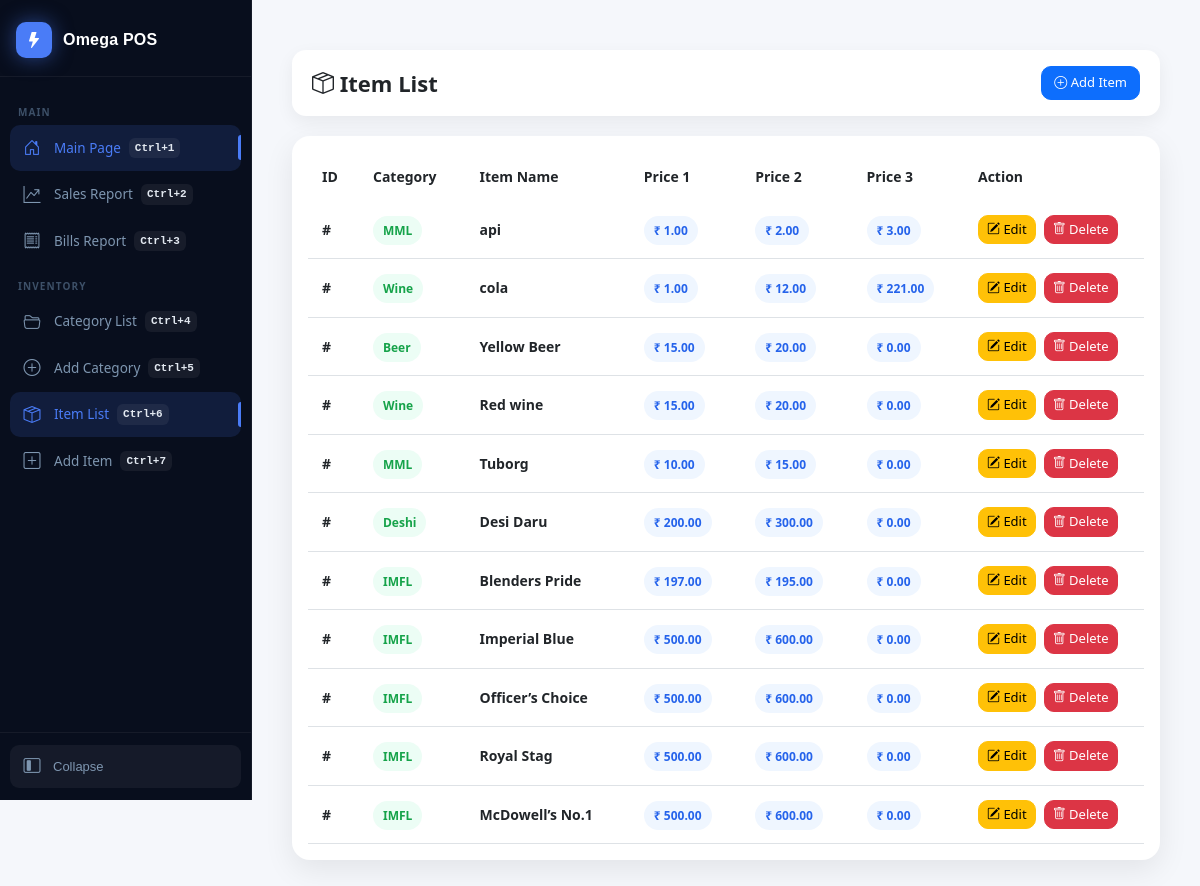
Page /items/ on the earlier database version.
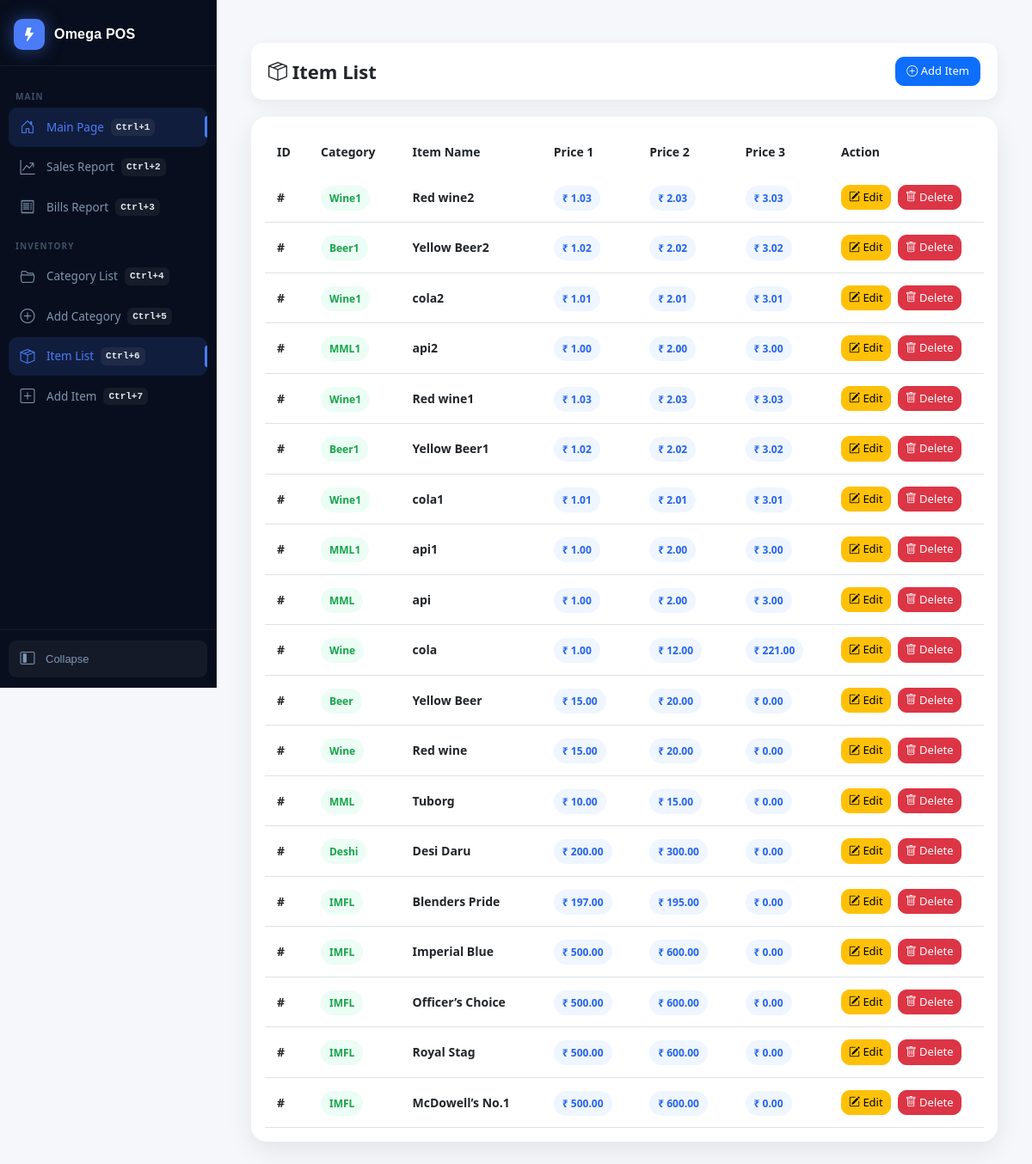
Same page on the later database version.
### billing/models.py (models this page shows, shortened)
class Item(models.Model):
    name = models.CharField(max_length=100)
    category = models.ForeignKey(
        Category,
        on_delete=models.CASCADE,
        null=True,
        blank=True
    )
    price1 = models.DecimalField(
        max_digits=10,
        decimal_places=2,
        default=0
    )
    price2 = models.DecimalField(
        max_digits=10,
        decimal_places=2,
        default=0
    )
    price3 = models.DecimalField(
        max_digits=10,
        decimal_places=2,
        default=0
    )

class Category(models.Model):
    name = models.CharField(max_length=100)

### billing/views.py (the view)
# urls.py: path('items/', views.item_list, name='item_list'),
def item_list(request):
    items=Item.objects.select_related(
    'category'
    ).all().order_by('-id')
    return render(
        request,
        'items/item_list.html',
        {
            'items': items
        }
    )

### billing/templates/items/item_list.html (shortened to what this page needs)
{% extends 'layouts/base.html' %}
{% block content %}
{% load static %}
<link rel="stylesheet" href="{% static 'billing/css/bootstrap.min.css' %}">
<link rel="stylesheet" href="{% static 'billing/css/bootstrap-icons.min.css' %}">
<div class="container-fluid mt-4">
    <div class="page-header d-flex justify-content-between align-items-center">
        <h3>
            <i class="bi bi-box-seam"></i>
            Item List
        </h3>
        <a href="{% url 'add_item' %}"
        class="btn btn-primary">
            <i class="bi bi-plus-circle"></i>
            Add Item
        </a>
    </div>
    <div class="card main-card p-3">
        <div class="table-responsive">
            <table class="table">
                <thead>
                    <tr>
                        <th>ID</th>
                        <th>Category</th>
                        <th>Item Name</th>
                        <th>Price 1</th>
                        <th>Price 2</th>
                        <th>Price 3</th>
                        <th width="180">Action</th>
                    </tr>
                </thead>
                <tbody>
                {% for i in items %}
                <tr>
                    <td>
                        <strong>#</strong>
                    </td>
                    <td>
                        <span class="category-badge">
                            {{ i.category.name }}
                        </span>
                    </td>
                    <td>
                        <strong>
                            {{ i.name }}
                        </strong>
                    </td>
                    <td>
                        <span class="price-badge">
                            ₹ {{ i.price1 }}
                        </span>
                    </td>
                    <td>
                        <span class="price-badge">
                            ₹ {{ i.price2 }}
                        </span>
                    </td>
                    <td>
                        <span class="price-badge">
                            ₹ {{ i.price3 }}
                        </span>
                    </td>
                    <td>
                        <div class="action-box">
                            <a href="{% url 'edit_item' i.id %}"
                            class="btn btn-warning btn-sm">
                                <i class="bi bi-pencil-square"></i>
                                Edit
                            </a>
                            <a href="{% url 'delete_item' i.id %}"
                            class="btn btn-danger btn-sm">
                                <i class="bi bi-trash"></i>
                                Delete
                            </a>
                        </div>
                    </td>
                </tr>
                {% endfor %}
                </tbody>
            </table>
        </div>
    </div>
</div>
{% endblock %}

### billing/templates/layouts/base.html (shortened to what this page needs)
<!DOCTYPE html>
<html>
<head>
    {% load static %}
<link rel="stylesheet" href="{% static 'billing/css/bootstrap.min.css' %}">
<link rel="stylesheet" href="{% static 'billing/css/bootstrap-icons.min.css' %}">
</head>
<body>
<div class="sidebar" id="sidebar">
    <div class="sidebar-brand">
        <div class="brand-mark">
            <i class="bi bi-lightning-fill"></i>
        </div>
        <span class="brand-text">Omega POS</span>
    </div>
    <div class="sidebar-scroll">
        <div class="nav-group-label">Main</div>
        <a href="{% url 'pos' %}">
            <i class="bi bi-house-door"></i>
            <span>Main Page <kbd>Ctrl+1</kbd></span>
        </a>
        <a href="{% url 'sales_report_page' %}">
            <i class="bi bi-graph-up-arrow"></i>
            <span>Sales Report <kbd>Ctrl+2</kbd></span>
        </a>
        <a href="{% url 'bill_report' %}">
             <i class="bi bi-receipt"></i>
            <span>Bills Report <kbd>Ctrl+3</kbd></span>
        </a>
        <div class="nav-group-label">Inventory</div>
        <a href="{% url 'category_list' %}">
            <i class="bi bi-folder2-open"></i>
            <span>Category List <kbd>Ctrl+4</kbd></span>
        </a>
        <a href="{% url 'add_category' %}">
            <i class="bi bi-plus-circle"></i>
            <span>Add Category <kbd>Ctrl+5</kbd></span>
        </a>
        <a href="{% url 'item_list' %}">
            <i class="bi bi-box-seam"></i>
            <span>Item List <kbd>Ctrl+6</kbd></span>
        </a>
        <a href="{% url 'add_item' %}">
            <i class="bi bi-plus-square"></i>
            <span>Add Item <kbd>Ctrl+7</kbd></span>
        </a>
    </div>
    <div class="sidebar-footer">
        <button class="toggle-btn" onclick="toggleSidebar()">
            <i class="bi bi-layout-sidebar-inset"></i>
            <span class="btn-label">Collapse</span>
        </button>
    </div>
</div>
<div class="content">
{% block content %}
{% endblock %}
</div>
</body>
</html>

### billing/templates/layouts/base.html (style rules this page uses)
:root { --bg: #f0f3f9; --sidebar-bg: #080e1d; --sidebar-border: rgba(255,255,255,0.055); --sidebar-hover: rgba(255,255,255,0.06); --accent: #4a7cf7; --accent-soft: rgba(74,124,247,0.14); --text-primary: #0d1117; --text-muted: #6b7280; --text-dim: #94a3b8; --card-bg: #ffffff; --border: #e4e9f2; --sidebar-w: 252px; --sidebar-collapsed-w: 70px; --shortcut-h: 50px; --radius: 14px; --radius-sm: 9px; --shadow-sm: 0 2px 12px rgba(0,0,0,0.06); --shadow-md: 0 6px 28px rgba(0,0,0,0.09); }
*, *::before, *::after { box-sizing: border-box; margin: 0; padding: 0; }
html, body { height: 100%; overflow-x: hidden; }
body { background: var(--bg); font-family: 'Outfit', sans-serif; color: var(--text-primary); }
.sidebar { position: fixed; left: 0; top: 0; width: var(--sidebar-w); height: 100vh; background: var(--sidebar-bg); display: flex; flex-direction: column; z-index: 1000; transition: width .3s cubic-bezier(.4,0,.2,1); overflow: hidden; border-right: 1px solid var(--sidebar-border); }
.sidebar-brand { display: flex; align-items: center; gap: 11px; padding: 22px 16px 18px; border-bottom: 1px solid var(--sidebar-border); flex-shrink: 0; }
.brand-mark { width: 36px; height: 36px; background: var(--accent); border-radius: 10px; display: grid; place-items: center; color: #fff; font-size: 16px; flex-shrink: 0; box-shadow: 0 0 20px rgba(74,124,247,0.5); animation: pulse-glow 3s ease-in-out infinite; }
.brand-text { font-family: 'Syne', sans-serif; font-size: 16px; font-weight: 800; color: #fff; letter-spacing: .2px; white-space: nowrap; transition: opacity .22s, transform .22s; }
.sidebar-scroll { flex: 1; overflow-y: auto; overflow-x: hidden; padding: 14px 10px 10px; scrollbar-width: none; }
.nav-group-label { font-size: 10px; font-weight: 700; letter-spacing: 1.1px; text-transform: uppercase; color: #3d5068; padding: 14px 8px 5px; white-space: nowrap; transition: opacity .2s; }
.sidebar a { display: flex; align-items: center; gap: 11px; padding: 10px 11px; color: #7e96b0; text-decoration: none; font-size: 13.5px; font-weight: 500; border-radius: 10px; margin-bottom: 1px; transition: background .18s, color .18s, padding .3s; white-space: nowrap; position: relative; }
.sidebar a i { font-size: 17px; min-width: 22px; text-align: center; flex-shrink: 0; transition: color .18s; }
.sidebar a span { transition: opacity .22s, transform .22s; }
.sidebar a span { display: inline-flex; align-items: center; gap: 8px; }
.sidebar a kbd { font-size: 11px; padding: 2px 6px; border-radius: 6px; background: rgba(255,255,255,0.06); color: #e2e8f0; font-weight:700; }
.sidebar a.active { background: var(--accent-soft); color: var(--accent); }
.sidebar a.active::after { content: ''; position: absolute; right: 0; top: 22%; height: 56%; width: 3px; background: var(--accent); border-radius: 4px 0 0 4px; }
.sidebar-footer { padding: 12px 10px; border-top: 1px solid var(--sidebar-border); flex-shrink: 0; }
.toggle-btn { width: 100%; display: flex; align-items: center; gap: 10px; padding: 9px 11px; background: rgba(255,255,255,0.05); border: none; border-radius: 9px; color: #7e96b0; font-size: 13px; font-family: 'Outfit', sans-serif; font-weight: 500; cursor: pointer; transition: background .18s, color .18s; white-space: nowrap; overflow: hidden; }
.toggle-btn i { font-size: 17px; flex-shrink: 0; min-width: 22px; text-align: center; }
.toggle-btn .btn-label { transition: opacity .22s, transform .22s; }
.content { margin-left: var(--sidebar-w); min-height: 100vh; padding: 26px 28px; transition: margin-left .3s cubic-bezier(.4,0,.2,1); }
.page-header { margin-bottom: 22px; }

Differences in the rows shown:
added Item: category.name "Wine1", name "Red wine2", price1 "1.03", price2 "2.03", price3 "3.03"
added Item: category.name "Beer1", name "Yellow Beer2", price1 "1.02", price2 "2.02", price3 "3.02"
added Item: category.name "Wine1", name "cola2", price1 "1.01", price2 "2.01", price3 "3.01"
added Item: category.name "MML1", name "api2", price1 "1.00", price2 "2.00", price3 "3.00"
added Item: category.name "Wine1", name "Red wine1", price1 "1.03", price2 "2.03", price3 "3.03"
added Item: category.name "Beer1", name "Yellow Beer1", price1 "1.02", price2 "2.02", price3 "3.02"
added Item: category.name "Wine1", name "cola1", price1 "1.01", price2 "2.01", price3 "3.01"
added Item: category.name "MML1", name "api1", price1 "1.00", price2 "2.00", price3 "3.00"
